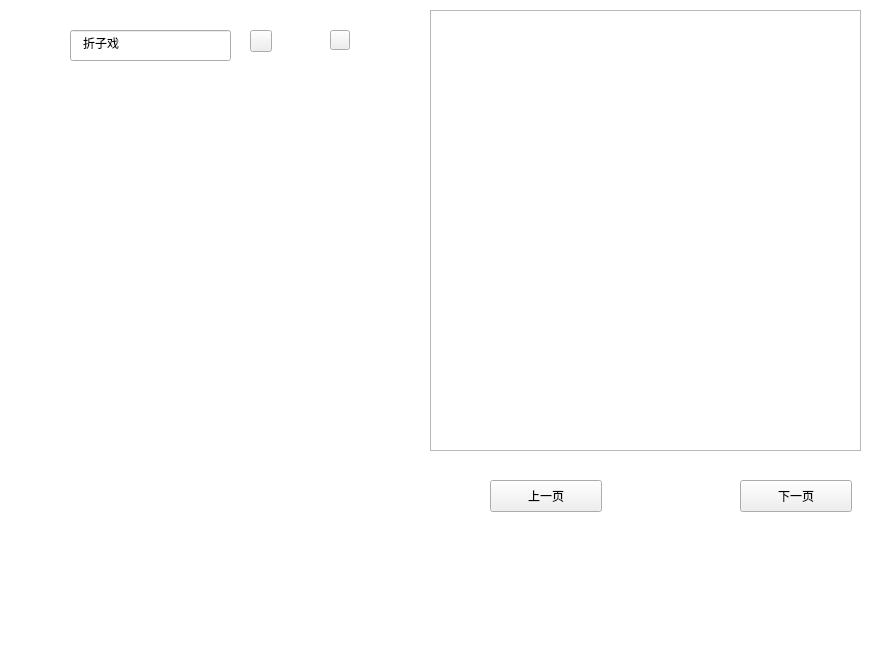
<?xml version="1.0" encoding="UTF-8"?>
<ui version="4.0">
 <class>RootWgt</class>
 <widget class="QWidget" name="RootWgt">
  <property name="geometry">
   <rect>
    <x>0</x>
    <y>0</y>
    <width>879</width>
    <height>656</height>
   </rect>
  </property>
  <property name="windowTitle">
   <string>Form</string>
  </property>
  <property name="styleSheet">
   <string notr="true">#RootWgt
{
	background-color:white;
}

#pBtn_search
{
	border-image: url(:/Res/Image/search.png);
	min-width:20;
	max-width:20;
	min-height:20;
	max-height:20;
}

#pEdit_search
{
	padding-left:10;
}

#pBtn_setting
{
	border-image:url(:/Res/Image/icon_sz.png);
}

#pBtn_download
{
	border-image:url(:/Res/Image/ico_download.png);
}

#pBtn_tryListen
{
	border-image:url(:/Res/Image/tryListen.png);
}</string>
  </property>
  <widget class="QPushButton" name="pBtn_search">
   <property name="geometry">
    <rect>
     <x>250</x>
     <y>30</y>
     <width>20</width>
     <height>20</height>
    </rect>
   </property>
   <property name="text">
    <string/>
   </property>
  </widget>
  <widget class="QLineEdit" name="pEdit_search">
   <property name="geometry">
    <rect>
     <x>70</x>
     <y>30</y>
     <width>161</width>
     <height>31</height>
    </rect>
   </property>
   <property name="text">
    <string>折子戏</string>
   </property>
   <property name="placeholderText">
    <string>搜索</string>
   </property>
  </widget>
  <widget class="QTreeView" name="treeView">
   <property name="geometry">
    <rect>
     <x>430</x>
     <y>10</y>
     <width>431</width>
     <height>441</height>
    </rect>
   </property>
  </widget>
  <widget class="QPushButton" name="pBtn_last">
   <property name="geometry">
    <rect>
     <x>490</x>
     <y>480</y>
     <width>112</width>
     <height>32</height>
    </rect>
   </property>
   <property name="text">
    <string>上一页</string>
   </property>
  </widget>
  <widget class="QPushButton" name="pBtn_next">
   <property name="geometry">
    <rect>
     <x>740</x>
     <y>480</y>
     <width>112</width>
     <height>32</height>
    </rect>
   </property>
   <property name="text">
    <string>下一页</string>
   </property>
  </widget>
  <widget class="QPushButton" name="pBtn_setting">
   <property name="geometry">
    <rect>
     <x>330</x>
     <y>30</y>
     <width>20</width>
     <height>20</height>
    </rect>
   </property>
   <property name="minimumSize">
    <size>
     <width>20</width>
     <height>20</height>
    </size>
   </property>
   <property name="maximumSize">
    <size>
     <width>20</width>
     <height>20</height>
    </size>
   </property>
   <property name="text">
    <string/>
   </property>
  </widget>
  <widget class="MusicControl" name="control_wgt" native="true">
   <property name="geometry">
    <rect>
     <x>10</x>
     <y>550</y>
     <width>861</width>
     <height>101</height>
    </rect>
   </property>
  </widget>
 </widget>
 <customwidgets>
  <customwidget>
   <class>MusicControl</class>
   <extends>QWidget</extends>
   <header location="global">musiccontrol.h</header>
   <container>1</container>
  </customwidget>
 </customwidgets>
 <resources/>
 <connections/>
</ui>
